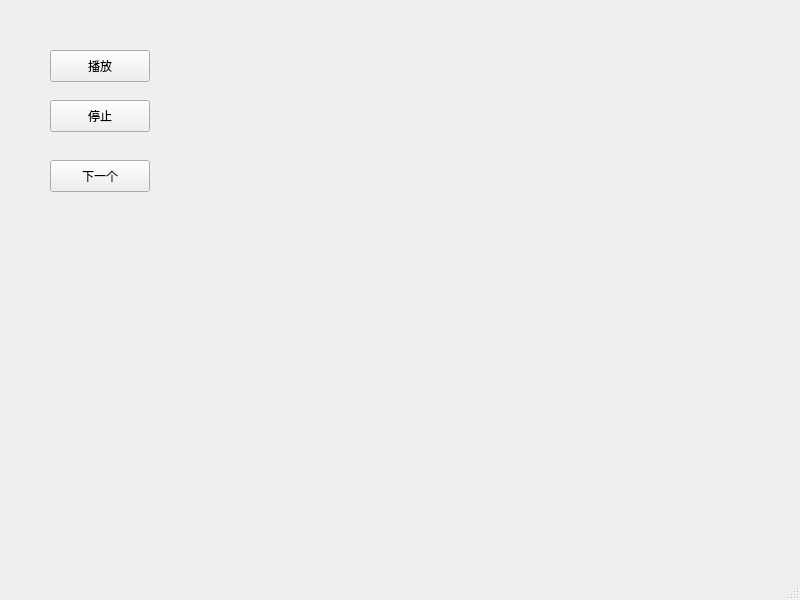
<?xml version="1.0" encoding="UTF-8"?>
<ui version="4.0">
 <class>MainWindow</class>
 <widget class="QMainWindow" name="MainWindow">
  <property name="geometry">
   <rect>
    <x>0</x>
    <y>0</y>
    <width>800</width>
    <height>600</height>
   </rect>
  </property>
  <property name="windowTitle">
   <string>MainWindow</string>
  </property>
  <widget class="QWidget" name="centralwidget">
   <widget class="QPushButton" name="playButton">
    <property name="geometry">
     <rect>
      <x>50</x>
      <y>50</y>
      <width>100</width>
      <height>32</height>
     </rect>
    </property>
    <property name="text">
     <string>播放</string>
    </property>
   </widget>
   <widget class="QPushButton" name="stopButton">
    <property name="geometry">
     <rect>
      <x>50</x>
      <y>100</y>
      <width>100</width>
      <height>32</height>
     </rect>
    </property>
    <property name="text">
     <string>停止</string>
    </property>
   </widget>
   <widget class="QPushButton" name="pushButton_3">
    <property name="geometry">
     <rect>
      <x>50</x>
      <y>160</y>
      <width>100</width>
      <height>32</height>
     </rect>
    </property>
    <property name="text">
     <string>下一个</string>
    </property>
   </widget>
  </widget>
  <widget class="QMenuBar" name="menubar">
   <property name="geometry">
    <rect>
     <x>0</x>
     <y>0</y>
     <width>800</width>
     <height>37</height>
    </rect>
   </property>
  </widget>
  <widget class="QStatusBar" name="statusbar"/>
 </widget>
 <resources/>
 <connections/>
</ui>
